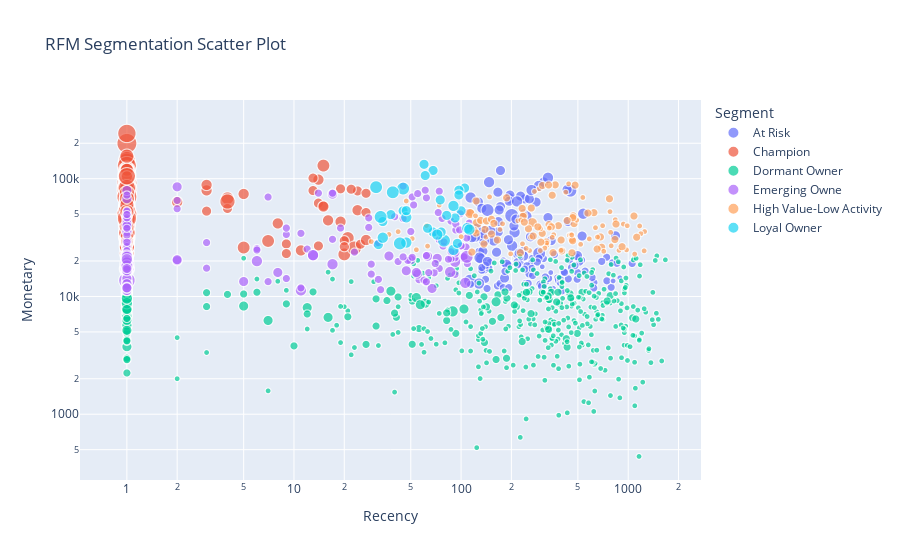

The notebook cell saved with this chart:
### Markdown cell above
## visualization

### Code cell
fig_bubble = px.scatter(owner_agg_df,
                        x='Recency', 
                        y='Monetary', 
                        size='Frequency',  
                        color='Segment', 
                        hover_data=['owner_id'], 
                        title='RFM Segmentation Scatter Plot')
fig_bubble.update_layout(xaxis_type="log")
fig_bubble.update_layout(yaxis_type="log")
fig_bubble.show()

### Figure 1 — Plotly figure (JSON) as saved in the notebook; plotly's stock layout.template omitted (floating-point values rounded to 4 significant figures; data arrays with more than 128 entries replaced by an {"elided": "..."} marker saying what was removed)
{"data": [{"customdata": {"elided": "140x1 int values"}, "hovertemplate": "Segment=At Risk<br>Recency=%{x}<br>Monetary=%{y}<br>Frequency=%{marker.size}<br>owner_id=%{customdata[0]}<extra></extra>", "legendgroup": "At Risk", "marker": {"color": "#636efa", "size": {"elided": "140 int values"}, "sizemode": "area", "sizeref": 0.03, "symbol": "circle"}, "mode": "markers", "name": "At Risk", "showlegend": true, "type": "scattergl", "x": {"elided": "140 int values"}, "xaxis": "x", "y": {"elided": "140 float values"}, "yaxis": "y"}, {"customdata": {"elided": "437x1 int values"}, "hovertemplate": "Segment=Champion<br>Recency=%{x}<br>Monetary=%{y}<br>Frequency=%{marker.size}<br>owner_id=%{customdata[0]}<extra></extra>", "legendgroup": "Champion", "marker": {"color": "#EF553B", "size": {"elided": "437 int values"}, "sizemode": "area", "sizeref": 0.03, "symbol": "circle"}, "mode": "markers", "name": "Champion", "showlegend": true, "type": "scattergl", "x": {"elided": "437 int values"}, "xaxis": "x", "y": {"elided": "437 float values"}, "yaxis": "y"}, {"customdata": {"elided": "447x1 int values"}, "hovertemplate": "Segment=Dormant Owner<br>Recency=%{x}<br>Monetary=%{y}<br>Frequency=%{marker.size}<br>owner_id=%{customdata[0]}<extra></extra>", "legendgroup": "Dormant Owner", "marker": {"color": "#00cc96", "size": {"elided": "447 int values"}, "sizemode": "area", "sizeref": 0.03, "symbol": "circle"}, "mode": "markers", "name": "Dormant Owner", "showlegend": true, "type": "scattergl", "x": {"elided": "447 int values"}, "xaxis": "x", "y": {"elided": "447 float values"}, "yaxis": "y"}, {"customdata": {"elided": "271x1 int values"}, "hovertemplate": "Segment=Emerging Owne<br>Recency=%{x}<br>Monetary=%{y}<br>Frequency=%{marker.size}<br>owner_id=%{customdata[0]}<extra></extra>", "legendgroup": "Emerging Owne", "marker": {"color": "#ab63fa", "size": {"elided": "271 int values"}, "sizemode": "area", "sizeref": 0.03, "symbol": "circle"}, "mode": "markers", "name": "Emerging Owne", "showlegend": true, "type": "scattergl", "x": {"elided": "271 int values"}, "xaxis": "x", "y": {"elided": "271 float values"}, "yaxis": "y"}, {"customdata": [[12], [33], [41], [87], [88], [97], [113], [116], [118], [138], [142], [154], [160], [173], [176], [202], [203], [204], [214], [260], [266], [284], [286], [321], [326], [338], [339], [386], [389], [403], [410], [413], [439], [448], [471], [478], [491], [518], [529], [538], [562], [569], [570], [584], [592], [607], [612], [627], [672], [675], [693], [716], [732], [742], [743], [746], [750], [754], [760], [763], [811], [833], [836], [843], [851], [857], [879], [882], [892], [924], [949], [956], [961], [971], [1029], [1049], [1081], [1082], [1100], [1122], [1123], [1125], [1136], [1140], [1157], [1216], [1229], [1246], [1249], [1257], [1260], [1264], [1280], [1296], [1297], [1299], [1300], [1341], [1351], [1433], [1467], [1475], [1476], [1488], [1533], [1540], [1548], [1564], [1586], [1598], [1612], [1613], [1625], [1646], [1648], [1699], [1731], [1747], [1751]], "hovertemplate": "Segment=High Value-Low Activity<br>Recency=%{x}<br>Monetary=%{y}<br>Frequency=%{marker.size}<br>owner_id=%{customdata[0]}<extra></extra>", "legendgroup": "High Value-Low Activity", "marker": {"color": "#FFA15A", "size": [2, 1, 2, 1, 3, 3, 1, 2, 2, 2, 2, 1, 1, 2, 2, 2, 2, 1, 3, 1, 1, 1, 1, 2, 2, 1, 1, 2, 2, 1, 1, 1, 1, 2, 2, 1, 1, 1, 1, 2, 2, 2, 2, 2, 1, 1, 1, 2, 2, 1, 2, 1, 1, 1, 2, 1, 2, 1, 2, 1, 1, 2, 1, 2, 1, 1, 2, 1, 2, 1, 1, 1, 2, 1, 2, 2, 2, 2, 1, 2, 1, 2, 1, 1, 1, 2, 2, 1, 2, 2, 1, 2, 2, 2, 1, 1, 2, 1, 1, 1, 1, 1, 1, 1, 1, 2, 1, 1, 2, 2, 1, 1, 2, 2, 1, 2, 2, 2, 2], "sizemode": "area", "sizeref": 0.03, "symbol": "circle"}, "mode": "markers", "name": "High Value-Low Activity", "showlegend": true, "type": "scattergl", "x": [237, 233, 397, 1253, 125, 267, 260, 123, 114, 336, 263, 257, 37, 120, 623, 461, 474, 74, 113, 1190, 330, 245, 54, 131, 139, 115, 62, 382, 323, 935, 837, 326, 778, 232, 347, 325, 63, 51, 337, 845, 300, 481, 306, 142, 299, 444, 454, 461, 288, 492, 1082, 100, 585, 1171, 1124, 293, 152, 317, 694, 177, 275, 123, 881, 187, 791, 637, 465, 122, 165, 519, 198, 148, 832, 460, 400, 652, 366, 772, 440, 116, 397, 270, 977, 535, 714, 682, 469, 42, 355, 235, 1245, 919, 137, 253, 47, 423, 157, 655, 703, 29, 785, 171, 298, 141, 1093, 307, 358, 219, 466, 574, 228, 351, 226, 239, 987, 152, 334, 431, 351], "xaxis": "x", "y": [49220.0, 28000.0, 30150.0, 35570.0, 42030.0, 42310.0, 31840.0, 64680.0, 51230.0, 40710.0, 56330.0, 24540.0, 33610.0, 36360.0, 51490.0, 23500.0, 41550.0, 59730.0, 50590.0, 34130.0, 28730.0, 25610.0, 24930.0, 44290.0, 37080.0, 38860.0, 40040.0, 39910.0, 29040.0, 41180.0, 44840.0, 27230.0, 52500.0, 55890.0, 39039, 28430.0, 26780.0, 31000.0, 38100.0, 41190.0, 28920.0, 88150.0, 34350.0, 43770.0, 37670.0, 33110.0, 33530, 30580.0, 38970.0, 44490.0, 48190.0, 32200.0, 30810.0, 39690.0, 31840.0, 82060.0, 45230.0, 25770.0, 26180.0, 41420.0, 77980.0, 34580.0, 24616, 68880.0, 26930.0, 38376, 29730.0, 48350.0, 30140.0, 27720.0, 23010.0, 70100.0, 30440.0, 33280.0, 24390.0, 25290.0, 88690.0, 67560.0, 90470.0, 23810.0, 24630.0, 32600.0, 24870.0, 69280.0, 24180.0, 32050.0, 48360.0, 35510.0, 23540.0, 47910.0, 24390.0, 26460.0, 27870.0, 37550.0, 64670.0, 76760.0, 41700.0, 31950.0, 39900.0, 29230.0, 35061, 37070.0, 24530.0, 31968, 22910.0, 87600.0, 33450.0, 43960.0, 46650.0, 51090.0, 44540.0, 31770.0, 23510.0, 42740.0, 39860.0, 33850.0, 88460.0, 44130.0, 72340.0], "yaxis": "y"}, {"customdata": [[98], [206], [324], [336], [411], [549], [615], [638], [686], [690], [863], [874], [917], [919], [926], [972], [983], [1003], [1114], [1243], [1269], [1338], [1418], [1423], [1442], [1469], [1482], [1541], [1565], [1643], [1662], [1695], [1733]], "hovertemplate": "Segment=Loyal Owner<br>Recency=%{x}<br>Monetary=%{y}<br>Frequency=%{marker.size}<br>owner_id=%{customdata[0]}<extra></extra>", "legendgroup": "Loyal Owner", "marker": {"color": "#19d3f3", "size": [4, 5, 4, 4, 3, 3, 3, 3, 3, 4, 3, 4, 3, 3, 3, 5, 3, 5, 5, 3, 3, 3, 3, 4, 5, 5, 4, 3, 3, 3, 4, 3, 3], "sizemode": "area", "sizeref": 0.03, "symbol": "circle"}, "mode": "markers", "name": "Loyal Owner", "showlegend": true, "type": "scattergl", "x": [109, 79, 90, 112, 105, 68, 68, 45, 100, 47, 76, 47, 95, 32, 63, 31, 38, 45, 39, 34, 97, 92, 47, 72, 43, 33, 34, 60, 61, 97, 90, 75, 82], "xaxis": "x", "y": [38120.0, 29780.0, 24850.0, 37010.0, 83280.0, 35250.0, 117600.0, 53350.0, 53410.0, 28650.0, 35260.0, 46968, 28230.0, 27570.0, 37920.0, 84740.0, 49520.0, 82410.0, 76660.0, 43220.0, 79880.0, 46470.0, 53570.0, 33510.0, 28190.0, 47380.0, 31530.0, 132500.0, 106400.0, 72810.0, 58730.0, 66060.0, 48810.0], "yaxis": "y"}], "layout": {"legend": {"itemsizing": "constant", "title": {"text": "Segment"}, "tracegroupgap": 0}, "title": {"text": "RFM Segmentation Scatter Plot"}, "xaxis": {"anchor": "y", "domain": [0, 1], "title": {"text": "Recency"}, "type": "log"}, "yaxis": {"anchor": "x", "domain": [0, 1], "title": {"text": "Monetary"}, "type": "log"}}}
